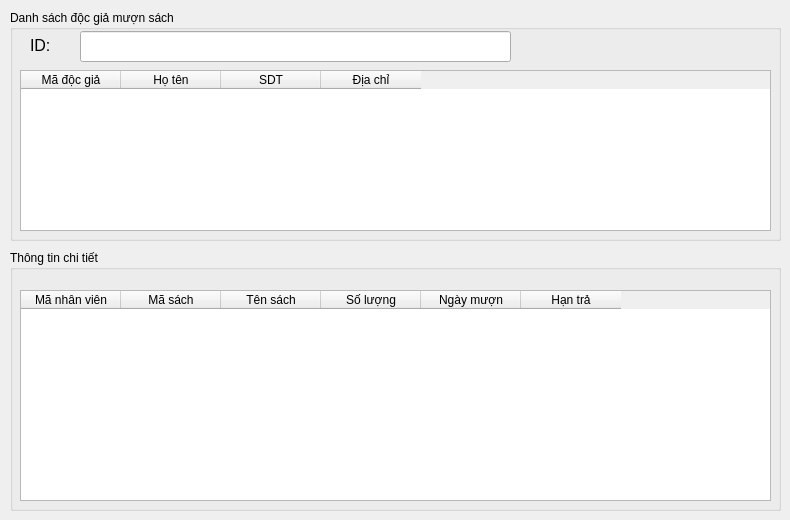
       <widget class="QWidget" name="tab_9">
        <attribute name="title">
         <string>Mượn sách</string>
        </attribute>
        <widget class="QGroupBox" name="groupBox_11">
         <property name="geometry">
          <rect>
           <x>10</x>
           <y>10</y>
           <width>771</width>
           <height>231</height>
          </rect>
         </property>
         <property name="title">
          <string>Danh sách độc giả mượn sách</string>
         </property>
         <widget class="QLineEdit" name="lineEdit_36">
          <property name="geometry">
           <rect>
            <x>70</x>
            <y>21</y>
            <width>431</width>
            <height>31</height>
           </rect>
          </property>
         </widget>
         <widget class="QLabel" name="label_62">
          <property name="geometry">
           <rect>
            <x>20</x>
            <y>20</y>
            <width>71</width>
            <height>31</height>
           </rect>
          </property>
          <property name="font">
           <font>
            <pointsize>12</pointsize>
           </font>
          </property>
          <property name="text">
           <string>ID:</string>
          </property>
         </widget>
         <widget class="QTableWidget" name="tableWidget_6">
          <property name="geometry">
           <rect>
            <x>10</x>
            <y>60</y>
            <width>751</width>
            <height>161</height>
           </rect>
          </property>
          <column>
           <property name="text">
            <string>Mã độc giả</string>
           </property>
          </column>
          <column>
           <property name="text">
            <string>Họ tên</string>
           </property>
          </column>
          <column>
           <property name="text">
            <string>SDT</string>
           </property>
          </column>
          <column>
           <property name="text">
            <string>Địa chỉ</string>
           </property>
          </column>
         </widget>
        </widget>
        <widget class="QGroupBox" name="groupBox_12">
         <property name="geometry">
          <rect>
           <x>10</x>
           <y>250</y>
           <width>771</width>
           <height>261</height>
          </rect>
         </property>
         <property name="title">
          <string>Thông tin chi tiết</string>
         </property>
         <widget class="QTableWidget" name="tableWidget_7">
          <property name="geometry">
           <rect>
            <x>10</x>
            <y>40</y>
            <width>751</width>
            <height>211</height>
           </rect>
          </property>
          <column>
           <property name="text">
            <string>Mã nhân viên</string>
           </property>
          </column>
          <column>
           <property name="text">
            <string>Mã sách</string>
           </property>
          </column>
          <column>
           <property name="text">
            <string>Tên sách</string>
           </property>
          </column>
          <column>
           <property name="text">
            <string>Số lượng</string>
           </property>
          </column>
          <column>
           <property name="text">
            <string>Ngày mượn</string>
           </property>
          </column>
          <column>
           <property name="text">
            <string>Hạn trả</string>
           </property>
          </column>
         </widget>
        </widget>
       </widget>
